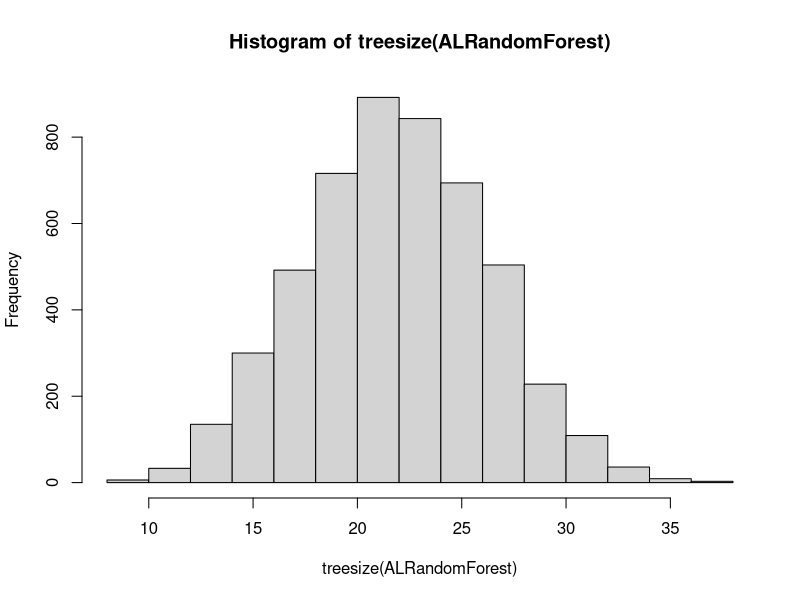
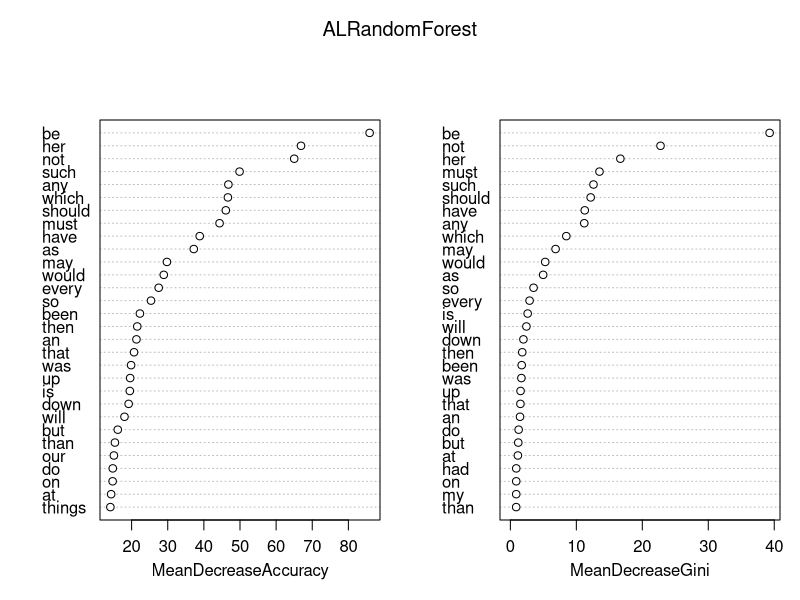
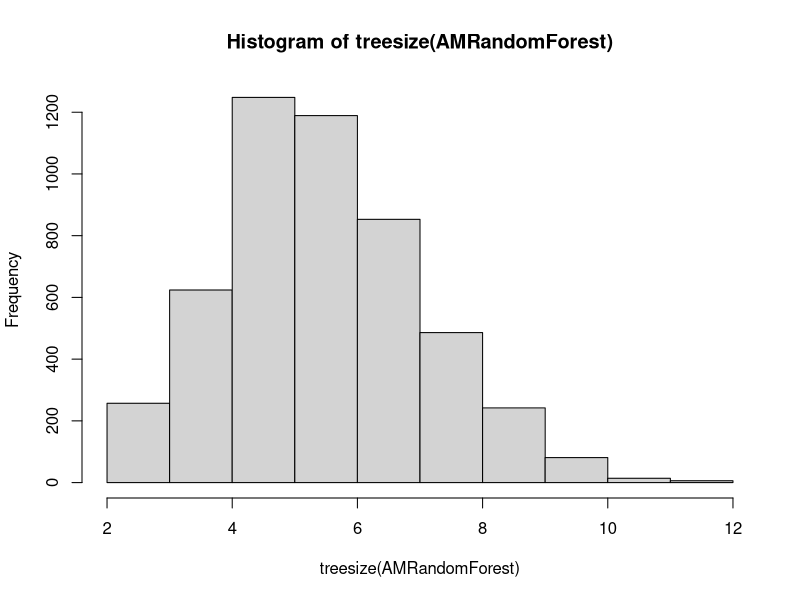
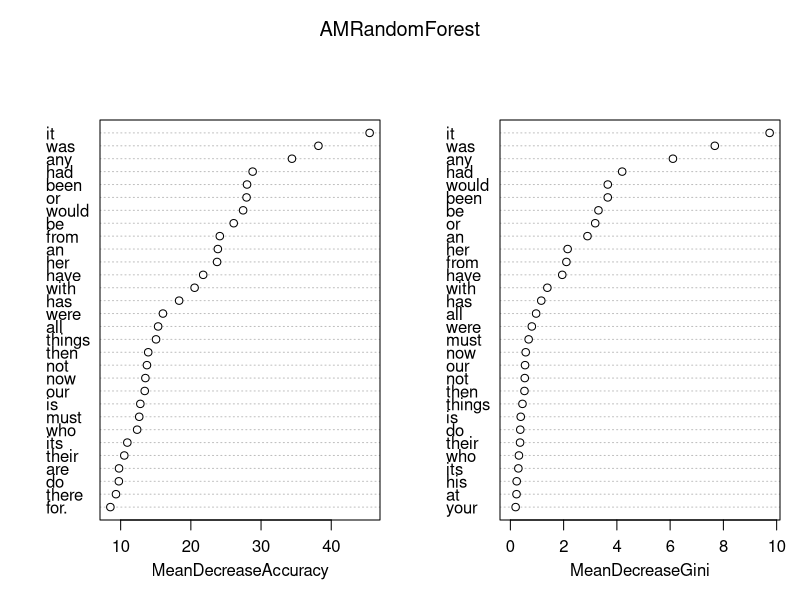
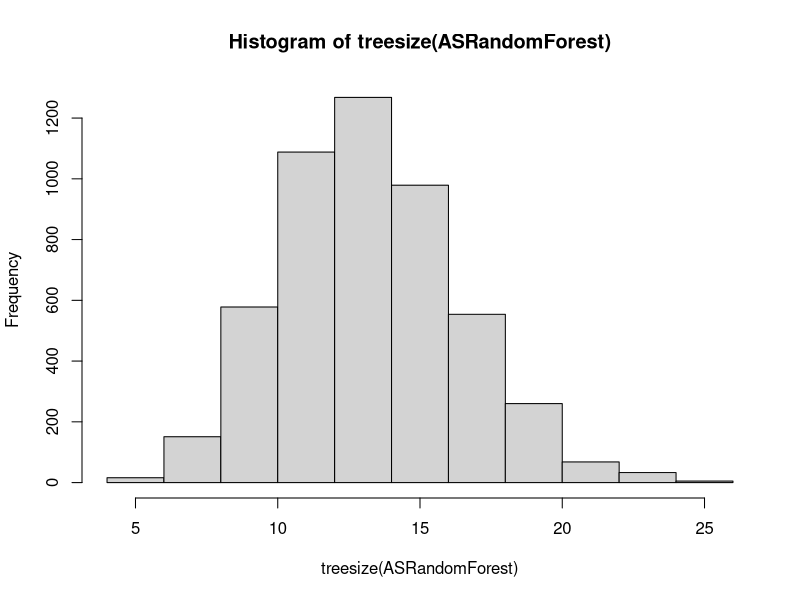
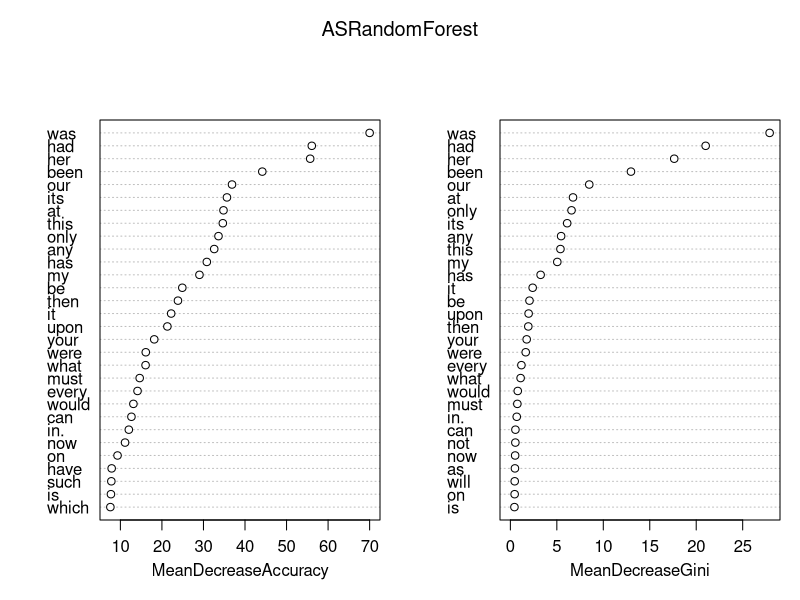
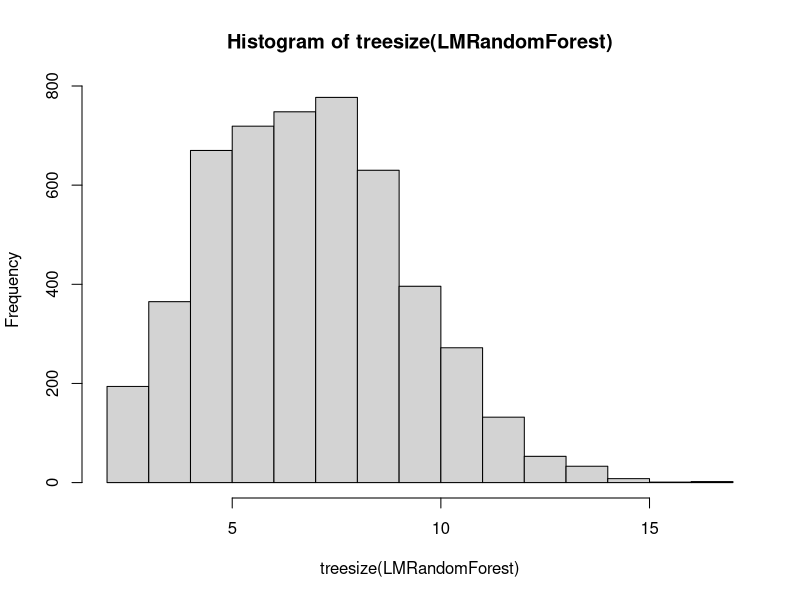
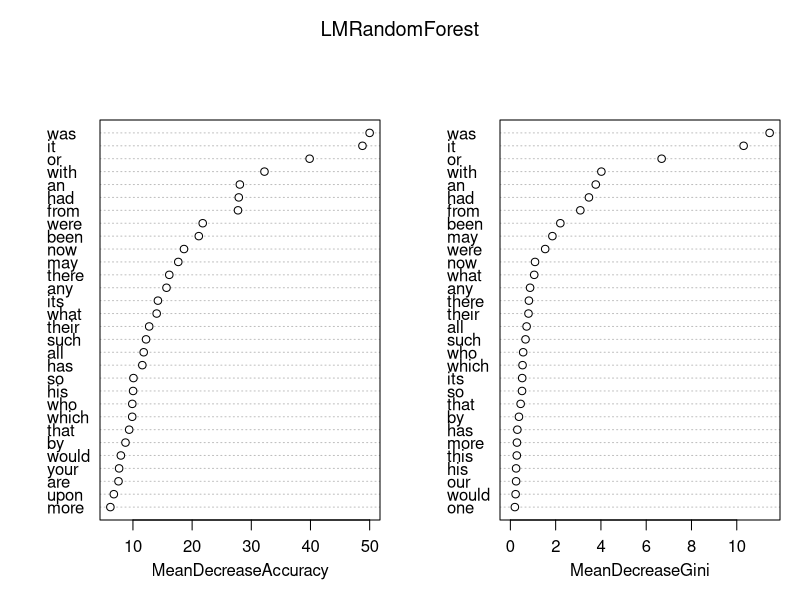

Recreate these plots in R, in order.

##### Random Forest per Two Classes Analysis #####

library(randomForest)
library(e1071)
library(MASS)
library(rpart)
library(lattice)
library(nnet)
library(cluster)

author<-read.table("author.txt",sep=",",header = T)
names(author)
author<-author[-c(1,39,57,5,51)]
table(author$Author)
error<-function(x){((sum(x)-sum(diag(x)))/sum(x))*100}

##Training and Test Sets
select7030<-c(32:45,111:138,148:151,217:244,296:317,354:368,411:428,442:446,466:473,542:571,601:613,646:659,665:668,678:681,692:696,708:712,724:728,737:740,752:756,763:766,779:783,791:793,807:811,822:826,837:841)
author.train<-author[-select7030,]
author.test<-author[select7030,]

#Austen and London
AL.train<-subset(author.train,Author%in%c("Austen","London"))
AL.train$Author<-factor(AL.train$Author)
AL.test<-subset(author.test,Author%in%c("Austen","London"))
AL.test$Author<-factor(AL.test$Author)

ALRandomForest<-randomForest(AL.train$Author~all+also+an+any+are+as+at+be+been+but+by+can+do+down+even+every+for.+from+had+has+have+her+his+if.+in.+into+is+it+its+may+more+must+my+no+not+now+on+one+only+or+our+should+so+some+such+than+that+their+then+there+things+this+up+upon+was+were+what+when+which+who+will+with+would+your,data=AL.train,ntree=5000,importance=TRUE)
print(ALRandomForest)

hist(treesize(ALRandomForest))
importance(ALRandomForest)
varImpPlot(ALRandomForest)

AL.predictrf<-predict(ALRandomForest,AL.train,type="class")
ALrftrain<-table(AL.train$Author,AL.predictrf)
error(ALrftrain)

AL.predictrftest<-predict(ALRandomForest,AL.test,type="class")
ALrftest<-table(AL.test$Author,AL.predictrftest)
error(ALrftest)

#Austen and Milton
AM.train<-subset(author.train, Author %in% c("Austen","Milton"))
AM.train$Author<-factor(AM.train$Author)
AM.test<-subset(author.test, Author %in% c( "Austen","Milton"))
AM.test$Author<-factor(AM.test$Author)

AMRandomForest<-randomForest(AM.train$Author~all+also+an+any+are+as+at+be+been+but+by+can+do+down+even+every+for.+from+had+has+have+her+his+if.+in.+into+is+it+its+may+more+must+my+no+not+now+on+one+only+or+our+should+so+some+such+than+that+their+then+there+things+this+up+upon+was+were+what+when+which+who+will+with+would+your,data=AM.train,ntree=5000,importance=TRUE)
print(AMRandomForest)

hist(treesize(AMRandomForest))
importance(AMRandomForest)
varImpPlot(AMRandomForest)

AM.predictrf<-predict(AMRandomForest,AM.train,type="class")
AMrftrain<-table(AM.train$Author,AM.predictrf)
error(AMrftrain)

AM.predictrftest<-predict(AMRandomForest,AM.test,type="class")
AMrftest<-table(AM.test$Author,AM.predictrftest)
error(AMrftest)

#Austen and Shakespeare
AS.train<-subset(author.train,Author%in%c("Austen","Shakespeare"))
AS.train$Author<-factor(AS.train$Author)
AS.test<-subset(author.test,Author%in%c("Austen","Shakespeare"))
AS.test$Author<-factor(AS.test$Author)

ASRandomForest<-randomForest(AS.train$Author~all+also+an+any+are+as+at+be+been+but+by+can+do+down+even+every+for.+from+had+has+have+her+his+if.+in.+into+is+it+its+may+more+must+my+no+not+now+on+one+only+or+our+should+so+some+such+than+that+their+then+there+things+this+up+upon+was+were+what+when+which+who+will+with+would+your,data=AS.train,ntree=5000,importance=TRUE)
print(ASRandomForest)

hist(treesize(ASRandomForest))
importance(ASRandomForest)
varImpPlot(ASRandomForest)

AS.predictrf<-predict(ASRandomForest,AS.train,type="class")
ASrftrain<-table(AS.train$Author,AS.predictrf)
error(ASrftrain)

AS.predictrftest<-predict(ASRandomForest,AS.test,type="class")
ASrftest<-table(AS.test$Author,AS.predictrftest)
error(ASrftest)

#London and Milton
LM.train<-subset(author.train,Author%in%c("London","Milton"))
LM.train$Author<-factor(LM.train$Author)
LM.test<-subset(author.test,Author%in%c("London","Milton"))
LM.test$Author<-factor(LM.test$Author)

LMRandomForest<-randomForest(LM.train$Author~all+also+an+any+are+as+at+be+been+but+by+can+do+down+even+every+for.+from+had+has+have+her+his+if.+in.+into+is+it+its+may+more+must+my+no+not+now+on+one+only+or+our+should+so+some+such+than+that+their+then+there+things+this+up+upon+was+were+what+when+which+who+will+with+would+your,data=LM.train,ntree=5000,importance=TRUE)
print(LMRandomForest)

hist(treesize(LMRandomForest))
importance(LMRandomForest)
varImpPlot(LMRandomForest)

LM.predictrf<-predict(LMRandomForest,LM.train,type="class")
LMrftrain<-table(LM.train$Author,LM.predictrf)
error(LMrftrain)

LM.predictrftest<-predict(LMRandomForest,LM.test,type="class")
LMrftest<-table(LM.test$Author,LM.predictrftest)
error(LMrftest)

#London and Shakespeare
LS.train<-subset(author.train,Author%in%c("London","Shakespeare"))
LS.train$Author<-factor(LS.train$Author)
LS.test<-subset(author.test,Author%in%c("London","Shakespeare"))
LS.test$Author<-factor(LS.test$Author)

LSRandomForest<-randomForest(LS.train$Author~all+also+an+any+are+as+at+be+been+but+by+can+do+down+even+every+for.+from+had+has+have+her+his+if.+in.+into+is+it+its+may+more+must+my+no+not+now+on+one+only+or+our+should+so+some+such+than+that+their+then+there+things+this+up+upon+was+were+what+when+which+who+will+with+would+your,data=LS.train,ntree=5000,importance=TRUE)
print(LSRandomForest)

hist(treesize(LSRandomForest))
importance(LSRandomForest)
varImpPlot(LSRandomForest)

LS.predictrf<-predict(LSRandomForest,LS.train,type="class")
LSrftrain<-table(LS.train$Author,LS.predictrf)
error(LSrftrain)

LS.predictrftest<-predict(LSRandomForest,LS.test,type="class")
LSrftest<-table(LS.test$Author,LS.predictrftest)
error(LSrftest)

#Milton and Shakespeare
MS.train<-subset(author.train,Author%in%c("Milton","Shakespeare"))
MS.train$Author<-factor(MS.train$Author)
MS.test<-subset(author.test,Author%in%c("Milton","Shakespeare"))
MS.test$Author<-factor(MS.test$Author)

MSRandomForest<-randomForest(MS.train$Author~all+also+an+any+are+as+at+be+been+but+by+can+do+down+even+every+for.+from+had+has+have+her+his+if.+in.+into+is+it+its+may+more+must+my+no+not+now+on+one+only+or+our+should+so+some+such+than+that+their+then+there+things+this+up+upon+was+were+what+when+which+who+will+with+would+your,data=MS.train,ntree=5000,importance=TRUE)
print(MSRandomForest)

hist(treesize(MSRandomForest))
importance(MSRandomForest)
varImpPlot(MSRandomForest)

MS.predictrf<-predict(MSRandomForest,MS.train,type="class")
MSrftrain<-table(MS.train$Author,MS.predictrf)
error(MSrftrain)

MS.predictrftest<-predict(MSRandomForest,MS.test,type="class")
MSrftest<-table(MS.test$Author,MS.predictrftest)
error(MSrftest)
